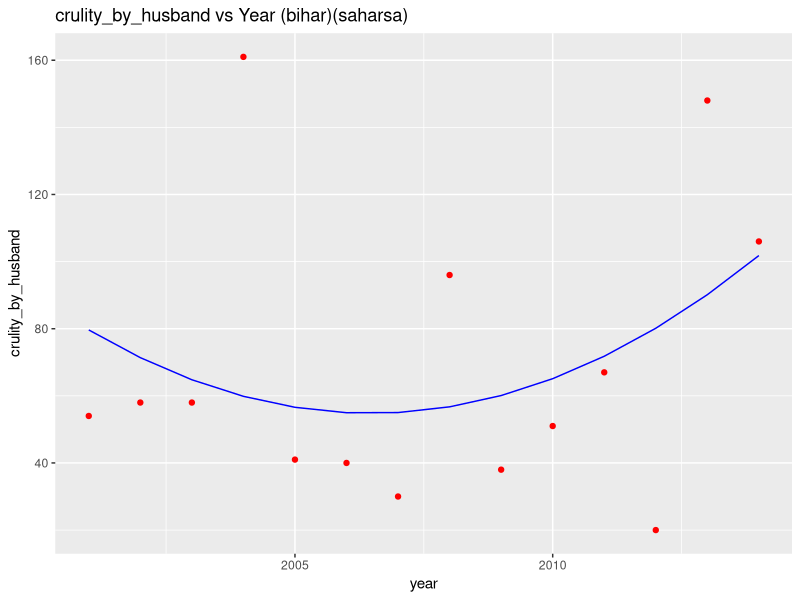

Here is the R script that generated this plot:
# Polynomial Regression

# Importing the dataset
#setwd('C:/Users/DUCS/Desktop/fff/dm project/dm project')
dataset = read.csv('crime.csv')
# Splitting the dataset into the Training set and Test set
# install.packages('caTools')
library(caTools)
set.seed(123)
col<-dataset[,2]
colo.fac<-factor(col)
colo.fac
colo.fac<-as.numeric(colo.fac)
colo.fac
colo.fac<-as.factor(colo.fac)

dataset[,2]<-colo.fac

col<-dataset[,3]
colo.fac<-factor(col)
colo.fac
colo.fac<-as.numeric(colo.fac)
colo.fac
colo.fac<-as.factor(colo.fac)

dataset[,3]<-colo.fac


for(i in 1:length(dataset[,6]))
{ for(j in 5:11)
  if(dataset[i,j]=="NaN")
  {
    dataset[i,j]<-round(mean(dataset[,j],na.rm = TRUE),2)
  }
  
  
}

model_set=data.frame()
model_set = dataset[,2:4]
model_set<-cbind(model_set,dataset[,10])
model_set[,5]<-model_set[,3]*model_set[,3]
model_set[,6]<-model_set[,3]^3
model_set[,7]<-model_set[,3]^4

#model_set<-cbind(training_set,dataset[,2])



train_set<-data.frame()
for(i in 1:length(model_set[,1]))
{   
  if(model_set[i,1]==6)
  {train_set<- rbind(train_set,model_set[i,])
  }
  
}

train_set=train_set[,-1]

names(train_set)[3]<-"crulity_by_husband"









poly_reg = lm(formula = crulity_by_husband  ~ .,
              data = train_set)
summary(poly_reg)




training1_set<-data.frame()

for(i in 1:length(train_set[,1]))
{   
  if(train_set[i,1]==107)
  {training1_set<- rbind(training1_set,train_set[i,])
  }
  
}
training1_set<-training1_set[,-1]
poly_reg = lm(formula = crulity_by_husband ~ .,
              data = training1_set)

# Visualising the Linear Regression results
# install.packages('ggplot2')


# Visualising the Polynomial Regression results
# install.packages('ggplot2')
library(ggplot2)
ggplot() +
  geom_point(aes(x = training1_set$Year, y = training1_set$crulity_by_husband),
             colour = 'red') +
  geom_line(aes(x = training1_set$Year, y = predict(poly_reg, newdata = training1_set)),
            colour = 'blue') +
  ggtitle('crulity_by_husband vs Year (bihar)(saharsa)') +
  xlab('year') +
  ylab('crulity_by_husband')



#test_set

test_set<-data.frame("Year"<-c(2016,2017,2018,2019))
names(test_set)[1]<-"Year"
test_set$V5<-test_set$Year^2
test_set$V6<-test_set$Year^3
test_set$V7<-test_set$Year^4

pred<-predict(poly_reg,test_set)
test_set$crulity_by_husband<-pred
write.csv(test_set,"crulity_by_husband_bihar(sahara).csv")
